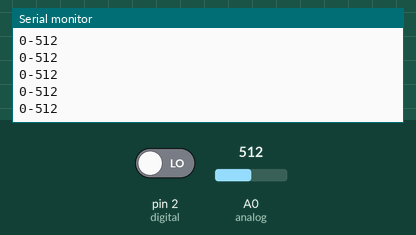
This sketch was run on a simulated Arduino Uno, built with avr-gcc and run on an emulated ATmega328P. On the bench: the last lines printed to the serial monitor. The test bench sets the inputs (shaded band); at power-on: A0 (analog) = 512, pin 2 (digital) LOW.

Above: at 1.2 s.
1.3 s: A0 (analog) set to 716
At 1.68 s:
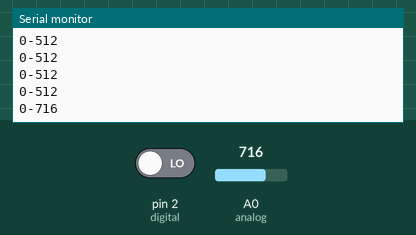
2.8 s: pin 2 (digital) driven HIGH
At 3.18 s:
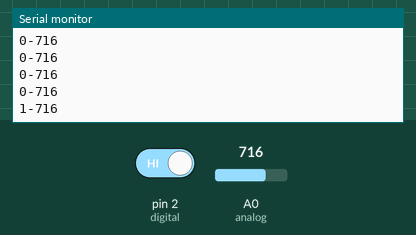
4.3 s: A0 (analog) set to 900
At 4.44 s:
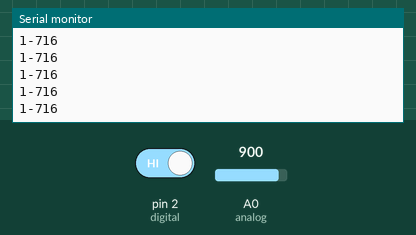
5.8 s: pin 2 (digital) driven LOW
At 6.19 s:
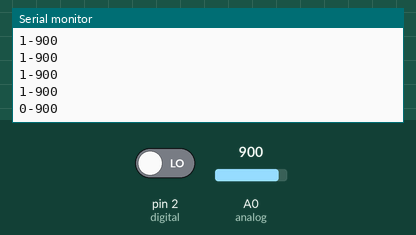
Timing chart, 0 to 8.3 s (numbered marks = the images above; inputs shaded):
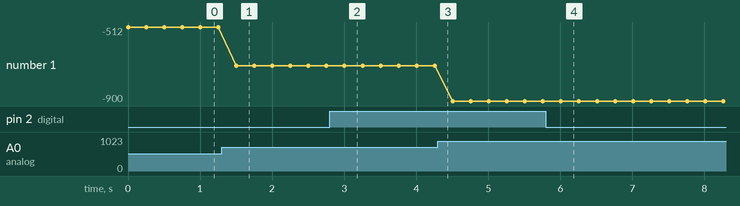

The sketch:

Ky-025.ino
```cpp
// Arduino pin numbers
//D2 and A0 used on board and connected to D0 and A0 on the module
//G ground
//+ 5V
//open arduino console - upload the code and watch the result

const int digital = 2;
const int analog = 0;

void setup()
{
pinMode(digital, INPUT);
Serial.begin(9600);
}

void loop()
{
Serial.print(digitalRead(digital));
Serial.print("-");
Serial.println(analogRead(analog));
delay(250);
}
```

Measured:
- after the input at 1.3 s, the serial monitor: prints a new line after 0.20 s (image 1)
- after the input at 2.8 s, the serial monitor: prints a new line after 0.20 s (image 2)
- after the input at 5.8 s, the serial monitor: prints a new line after 0.21 s (image 4)
- plotted number 1: -512 → -716 after the input at 1.3 s, -716 → -900 after the input at 4.3 s
